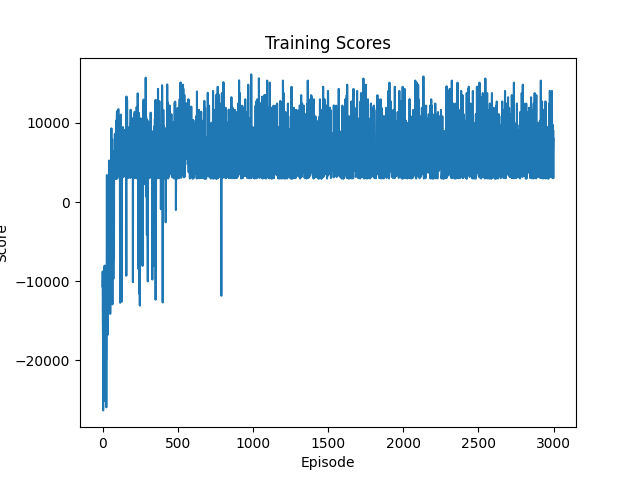

This chart was generated by the following Python code:
import torch
import torch.nn as nn
import torch.optim as optim
import torch.nn.functional as F
import numpy as np
import random
import matplotlib.pyplot as plt
from collections import deque
from case3d_env import chase3D
import math

# Define the Q-Network architecture
class QNetwork(nn.Module):
    def __init__(self, state_size, action_size,hidden_dim = 256):
        super(QNetwork, self).__init__()
        
        ### hidden layer
        self.hidden_layer = nn.Sequential(
            nn.Linear(state_size,hidden_dim),
            nn.ReLU()
        )
        ### value layer
        self.value_layer = nn.Sequential(
            nn.Linear(hidden_dim,hidden_dim),
            nn.ReLU(),
            nn.Linear(hidden_dim,1)
        )
        ## action layer
        self.action_layer = nn.Sequential(
            nn.Linear(hidden_dim,hidden_dim),
            nn.ReLU(),
            nn.Linear(hidden_dim,action_size)
        )

    def forward(self, x):
        x = self.hidden_layer(x)
        value_x = self.value_layer(x)
        action_x = self.action_layer(x)
        return value_x + action_x - action_x.mean()


# Define the DQN agent
class DQNAgent:
    def __init__(self, state_size, action_size):
        self.time = 101
        self.max_score = -math.inf
        self.state_size = state_size
        self.action_size = action_size
        self.device  = torch.device("cuda" if torch.cuda.is_available() else "cpu")
        self.memory = deque(maxlen=100000)
        self.batch_size = 2048
        self.gamma = 0.1 ** (1/11)  # discount factor
        self.epsilon = 0.97  # exploration rate
        self.prev_espsilon = 0.95
        self.epsilon_decay = 0.99
        self.epsilon_min = 0.0001
        self.model = QNetwork(state_size, action_size).to(device=self.device)  # train model
        self.target_model = QNetwork(state_size, action_size).to(device=self.device) # act model
        self.ans_model =  QNetwork(state_size, action_size).to(device=self.device) # final model
        self.optimizer = optim.Adam(self.model.parameters(), lr=1e-4)
    # replay buffer
    def remember(self, state, action, reward, next_state, done):
        if len(self.memory) >= 100000:
            self.memory.pop()
        self.memory.append((state, action, reward, next_state, done))

    def act(self, state, eval = False):
        if not eval and random.random() < self.epsilon :
            return random.randint(0, self.action_size - 1)
        else:
            state = torch.from_numpy(state).float().unsqueeze(0).to(device=self.device)
            with torch.no_grad():
                q_values = self.target_model(state)
            return q_values.max(1)[1].item()

    def train(self):
        if len(self.memory) < self.batch_size:
            return
        batch = random.sample(self.memory, self.batch_size)
        states, actions, rewards, next_states, dones = zip(*batch)
        # init the factors 
        states = torch.tensor(np.vstack(states),device=self.device).float()
        actions = torch.tensor(actions,device=self.device).unsqueeze(1)
        rewards = torch.tensor(rewards,device=self.device).unsqueeze(1)
        next_states = torch.tensor(np.vstack(next_states),device=self.device).float()
        dones = torch.tensor(dones,device=self.device).unsqueeze(1)

        model_action = self.model(next_states).max(1)[1]
        model_action = model_action.view(-1,actions.shape[1])

        # double DQN
        Q_targets_next = self.target_model(next_states).gather(1,model_action).detach().max(1)[0].unsqueeze(1)
        Q_targets = rewards + self.gamma * Q_targets_next * (~dones)

        Q_expected = self.model(states).gather(1, actions)

        # train
        loss = F.mse_loss(Q_expected, Q_targets)

        self.optimizer.zero_grad()
        loss.backward()
        self.optimizer.step()

        if self.epsilon > self.epsilon_min:
            self.epsilon *= self.epsilon_decay
    def update_target_model(self):
        self.target_model.load_state_dict(self.model.state_dict())
    def test_action(self, state):
        state = torch.from_numpy(state).float().unsqueeze(0)
        with torch.no_grad():
            q_values = self.ans_model(state)
        return q_values.max(1)[1].item()


def eval(env: chase3D, agent:DQNAgent):
    # test for the model
    state = env.reset()
    done = False
    caputred = False
    model_reward = 0
    rewards = []
    time = 0
    while  not caputred:
        action = agent.act(state, True)
        next_state, reward, caputred = env.step(action)
        state = next_state
        rewards.append(reward)
        if reward == 200:
            print("capturedddddd")
        model_reward += reward
        time += 1
        

    if model_reward > agent.max_score or (caputred and time < agent.time):
        print(f'eval:   total reward:{model_reward}')
        agent.ans_model.load_state_dict(agent.target_model.state_dict())
        agent.max_score = model_reward
        agent.prev_espsilon = agent.epsilon
        agent.time = time
        
    else:
        agent.epsilon = agent.prev_espsilon
        agent.model.load_state_dict(agent.ans_model.state_dict())
    return model_reward

if __name__ == "__main__":
    ## main function
    env = chase3D()
    state_size = env.state_size
    action_size = env.action_size
    agent = DQNAgent(state_size, action_size)
    update_frequency = 5
    eval_frequency = 20
    
    # Training parameters
    num_episodes = 8000
    scores = []  # List to store the scores
    for episode in range (num_episodes):
        state = env.reset()
        done = False
        total_reward = 0
        while  not done :
            # visualize the interaction
            #env.render()
            action = agent.act(state)
            next_state, reward, done = env.step(action)
            # Modify the reward to encourage longer pole balancing
            reward = float(reward)
            agent.remember(state, action, reward, next_state, done)
            state = next_state
            total_reward += reward
                
        agent.train()
        if episode % update_frequency == 0:
            print(f'episode : {episode}  epslion:{agent.epsilon}  total score: {total_reward}')
            agent.update_target_model()
        if episode % eval_frequency ==0 and episode != 0:
            r = eval(env,agent)
            scores.append(r)
    plt.plot(scores)
    plt.xlabel('Episode')
    plt.ylabel('Score')
    plt.title('Training Scores')
    plt.savefig('D3QN.png')
    

### start testing
    rewards = []
    for i in range (50):
        rewards.append(eval(env,agent))
    plt.plot(rewards)
    plt.xlabel('episode')
    plt.ylabel('Score')
    plt.title('testing Scores')
    plt.savefig('test_D3QN.png')
    
    
    
    


